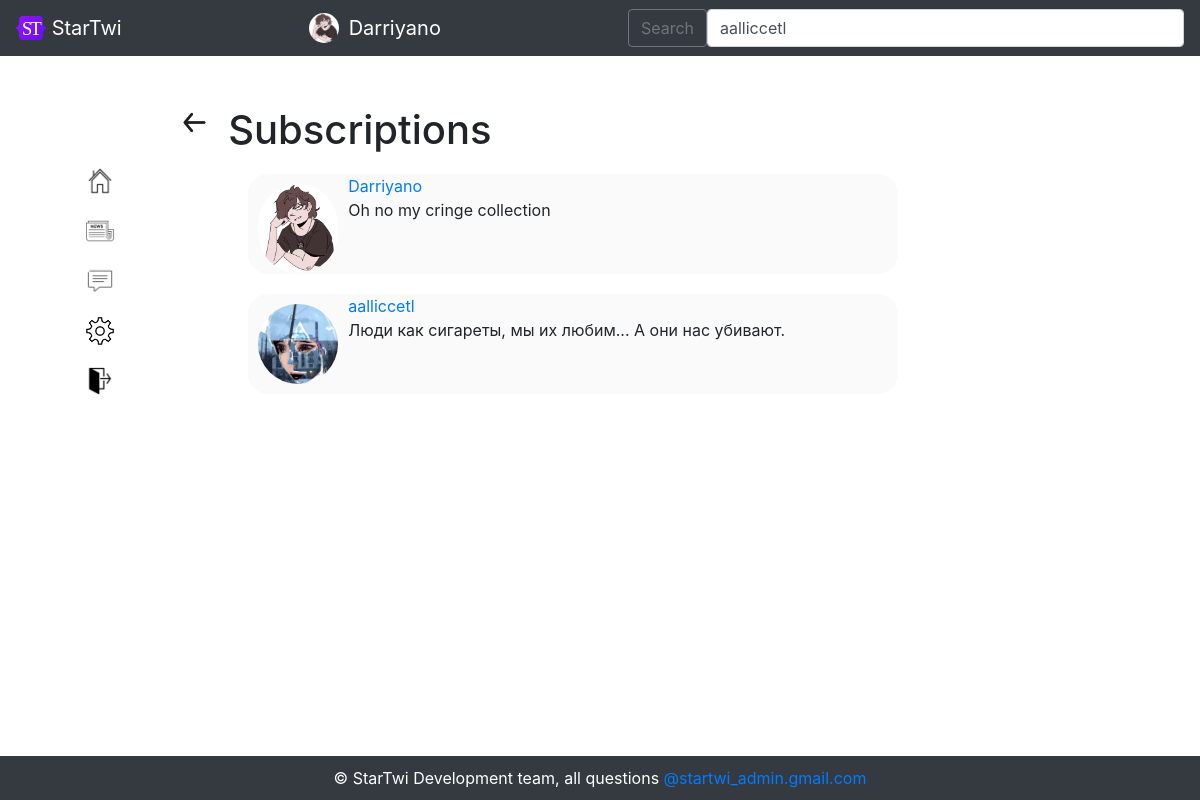
/following/Jeffrey (signed in), run on the app's committed database.
### data/users.py (models this page shows, shortened)
class User(SqlAlchemyBase, UserMixin):
    __tablename__ = 'users'
    id = sqlalchemy.Column(sqlalchemy.Integer, primary_key=True, autoincrement=True)
    username = sqlalchemy.Column(sqlalchemy.String, unique=True, nullable=True)
    year_of_birth = sqlalchemy.Column(sqlalchemy.Integer, nullable=True)
    month_of_birth = sqlalchemy.Column(sqlalchemy.Integer, nullable=True)
    day_of_birth = sqlalchemy.Column(sqlalchemy.Integer, nullable=True)
    country = sqlalchemy.Column(sqlalchemy.String, nullable=True)
    email = sqlalchemy.Column(sqlalchemy.String, unique=True, nullable=True)
    hashed_password = sqlalchemy.Column(sqlalchemy.String, nullable=True)
    modified_date = sqlalchemy.Column(sqlalchemy.DateTime, default=datetime.datetime.now())
    photo = sqlalchemy.Column(sqlalchemy.String, unique=True, nullable=True)
    about_me = sqlalchemy.Column(sqlalchemy.String, unique=True, nullable=True)
    followers = sqlalchemy.Column(sqlalchemy.String, nullable=True, default=' ')
    following = sqlalchemy.Column(sqlalchemy.String, nullable=True, default=' ')
    restrict = sqlalchemy.Column(sqlalchemy.Boolean, nullable=True, default=False)
    blacklist = sqlalchemy.Column(sqlalchemy.String, nullable=True, default=' ')

### main.py (the view)
@app.route('/following/<username>', methods=['GET', 'POST'])
@login_required
def following(username):
    db_sess = db_session.create_session()
    user = db_sess.query(User).filter(User.username == username).first()
    if not user:
        abort(404)
    return render_template('following.html', title='', user=user,
                           url_for=url_for, userlist=get_userlist(),
                           css_file=url_for('static', filename='css/style.css'),
                           str=str, db_sess_query_user=db_sess.query(User), user_class=User)

### data/db_session.py (called while the page is built)
def create_session() -> Session:
    global __factory
    return __factory()

### main.py (called while the page is built)
@login_manager.user_loader
def load_user(user_id):
    db_sess = db_session.create_session()
    return db_sess.query(User).get(user_id)

def get_userlist():
    return sorted(db_session.create_session().query(User).filter(User.username != current_user.username),
                  key=lambda x: [0 if str(x.id) in current_user.following.split(', ') else 1,
                                 - len(list(set(current_user.following.split(', ')) & set(
                                     x.following.split(', ')))),
                                 - len(list(set(current_user.followers.split(', ')) & set(
                                     x.followers.split(', ')))),
                                 x.username])

### templates/following.html
{% extends "base_logged_in.html" %}
{% block content %}
<a href="/account/{{ user.username }}" class="settingsback"><img src="{{ url_for('static', filename='img/back.png') }}" width="33px"></a>
<div class="following_list" style="margin: 50px;">
    <p>
        <h1>Subscriptions</h1>
    </p>
    {% if user.following.split(', ') |length != 1 %}
        {% for id in user.following.split(', ') %}
        {% set following_user = db_sess_query_user.filter(user_class.id == id).first() %}
            {% if following_user %}
                <div class="itsme">
                    <img src="{{ url_for('static', filename='img/' + following_user.photo) }}" class="round">
                    <a href="/account/{{ following_user.username }}">{{ following_user.username }}</a>
                    <p>{{ following_user.about_me}}</p>
                </div>
            {% endif %}
        {% endfor %}
    {% else %}
        <p>no subscriptions</p>
    {% endif %}
</div>
{% endblock %}

### templates/base_logged_in.html (shortened to what this page needs)
<!DOCTYPE html>
<html lang="en">
<head>
    <link rel="stylesheet"
          href="https://stackpath.bootstrapcdn.com/bootstrap/4.4.1/css/bootstrap.min.css"
>
    <link href="http://rawgithub.com/indrimuska/jquery-editable-select/master/dist/jquery-editable-select.min.css" rel="stylesheet">
    <link rel="stylesheet" type="text/css" href={{ css_file }}>
</head>
<body>
    <header>
        <nav class="navbar navbar-dark bg-dark">
            <a class="navbar-brand" href="#">
                <img src="/static/img/startwi-logo.svg" alt="" width="30" height="24" class="d-inline-block align-text-top">
                StarTwi
            </a>
            <a href="/account/{{ current_user.username }}" style="text-decoration: none;" class="navbar-brand">
                <img src="{{ url_for('static', filename='img/' + current_user.photo) }}" alt="" width="30" height="30" class="icon" style="margin: 0px; margin-right: 10px;">
                {{ current_user.username }}</a>
            <form class="d-flex" method="post" id="sample_form" name="sample_form">
                <button class="btn btn-outline-secondary" type="submit" name="Save" id="save">Search</button>
                <select name="users" id="users" class="form-control me-2" type="search" placeholder="Search" aria-label="Search">
                    {% for found_user in userlist %}
                        {% if found_user %}
                            <option>{{ found_user.username }}</option>
                        {% endif %}
                    {% endfor %}
               </select>
      </form>
    </nav>
    </header>
    <main role="main" class="container">
        <div style="float:left;">
            <ul style="list-style-type: none;">
                <li><a href="/account/{{ current_user.username }}"><img src="{{ url_for('static', filename='img/home_icon.png') }}" style="width:30px; margin-top:60px;"></a></li>
                <li><a href="/newstape"><img src="{{ url_for('static', filename='img/news_icon.png') }}" style="width:30px; margin-top:20px;"></a></li>
                <li><a href="/chats"><img src="{{ url_for('static', filename='img/messenger_icon.png') }}" style="width:30px; margin-top:20px;"></a></li>
                <li><a href="/account_settings/{{ current_user.username }}"><img src="{{ url_for('static', filename='img/settings.png') }}" style="width:30px; margin-top:20px;"></a></li>
                <li><a href="/logout"><img src="{{ url_for('static', filename='img/exit-icon.png') }}" style="width:30px; margin-top:20px;"></a></li>
            </ul>
        </div>
        <div style="margin-left: 12%">
            {% block content %}{% endblock %}
        </div>
          <div class="footer">
      &copy; StarTwi Development team, all questions <a href="mailto:dashastepanova1901@mail.ru">@startwi_admin.gmail.com</a>
  </div>
    </main>
</body>
</html>

### static/css/style.css (style rules this page uses)
.itsme { background-color: #fafafa; border-radius: 20px; height: 100px; width: 650px; margin: 20px; }
.round { width: 80px; border-radius: 80px; float: left; margin: 10px; font-size: 27px; }
.icon { width: 30px; border-radius: 30px; float: left; margin: 20px; font-size: 27px; }
.settingsback { margin-bottom: 0px; float:left; position: absolute; }

### templates/base_logged_in.html (style rules this page uses)
.footer { position: fixed; left: 0; bottom: 0; padding: 10px; background: #343a40; color: #ffffff; width: 100%; text-align: center; }

### data on the page
User: photo (picture), username "Darriyano", username "Darriyano", about_me "Oh no my cringe collection"
User: photo (picture), username "aalliccetl", about_me "Люди как сигареты, мы их любим... А они нас убивают."

### other printed values
form field users "aalliccetl"
